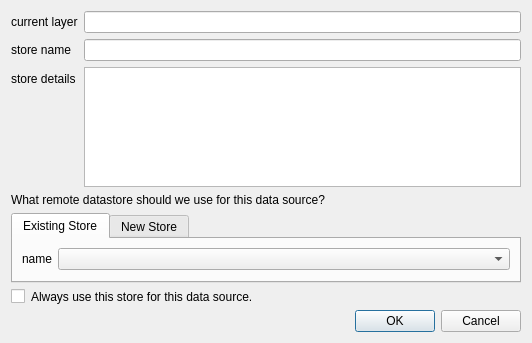
<?xml version="1.0" encoding="UTF-8"?>
<ui version="4.0">
 <class>Dialog</class>
 <widget class="QDialog" name="Dialog">
  <property name="geometry">
   <rect>
    <x>0</x>
    <y>0</y>
    <width>532</width>
    <height>343</height>
   </rect>
  </property>
  <property name="windowTitle">
   <string>Dialog</string>
  </property>
  <layout class="QVBoxLayout" name="verticalLayout_2">
   <item>
    <layout class="QFormLayout" name="formLayout_4">
     <property name="fieldGrowthPolicy">
      <enum>QFormLayout::AllNonFixedFieldsGrow</enum>
     </property>
     <item row="0" column="0">
      <widget class="QLabel" name="currentLayerLabel">
       <property name="text">
        <string>current layer</string>
       </property>
      </widget>
     </item>
     <item row="0" column="1">
      <widget class="QLineEdit" name="currentLayerLineEdit">
       <property name="readOnly">
        <bool>true</bool>
       </property>
      </widget>
     </item>
     <item row="1" column="0">
      <widget class="QLabel" name="storeNameLabel">
       <property name="text">
        <string>store name</string>
       </property>
      </widget>
     </item>
     <item row="1" column="1">
      <widget class="QLineEdit" name="storeNameLineEdit">
       <property name="readOnly">
        <bool>true</bool>
       </property>
      </widget>
     </item>
     <item row="2" column="0">
      <widget class="QLabel" name="storeDetailsLabel">
       <property name="text">
        <string>store details</string>
       </property>
      </widget>
     </item>
     <item row="2" column="1">
      <widget class="QTextBrowser" name="storeDetailsTextBrowser"/>
     </item>
    </layout>
   </item>
   <item>
    <widget class="QLabel" name="label">
     <property name="text">
      <string>What remote datastore should we use for this data source?</string>
     </property>
    </widget>
   </item>
   <item>
    <widget class="QTabWidget" name="tabWidget">
     <property name="currentIndex">
      <number>0</number>
     </property>
     <widget class="QWidget" name="tab">
      <attribute name="title">
       <string>Existing Store</string>
      </attribute>
      <layout class="QFormLayout" name="formLayout_2">
       <item row="0" column="0">
        <widget class="QLabel" name="nameLabel">
         <property name="text">
          <string>name</string>
         </property>
        </widget>
       </item>
       <item row="0" column="1">
        <widget class="QComboBox" name="nameComboBox"/>
       </item>
      </layout>
     </widget>
     <widget class="QWidget" name="tab_2">
      <attribute name="title">
       <string>New Store</string>
      </attribute>
      <layout class="QFormLayout" name="formLayout_5">
       <property name="fieldGrowthPolicy">
        <enum>QFormLayout::AllNonFixedFieldsGrow</enum>
       </property>
       <item row="0" column="0">
        <widget class="QLabel" name="nameLabel_2">
         <property name="text">
          <string>name</string>
         </property>
        </widget>
       </item>
       <item row="0" column="1">
        <widget class="QLineEdit" name="nameLineEdit"/>
       </item>
      </layout>
     </widget>
    </widget>
   </item>
   <item>
    <layout class="QFormLayout" name="formLayout_3">
     <item row="1" column="0">
      <widget class="QCheckBox" name="alwaysReUseThisStoreForThisDataSourceCheckBox"/>
     </item>
     <item row="1" column="1">
      <widget class="QLabel" name="alwaysReUseThisStoreForThisDataSourceLabel">
       <property name="text">
        <string>Always use this store for this data source.</string>
       </property>
      </widget>
     </item>
    </layout>
   </item>
   <item>
    <widget class="QDialogButtonBox" name="buttonBox">
     <property name="standardButtons">
      <set>QDialogButtonBox::Cancel|QDialogButtonBox::Ok</set>
     </property>
    </widget>
   </item>
  </layout>
 </widget>
 <resources/>
 <connections/>
</ui>
